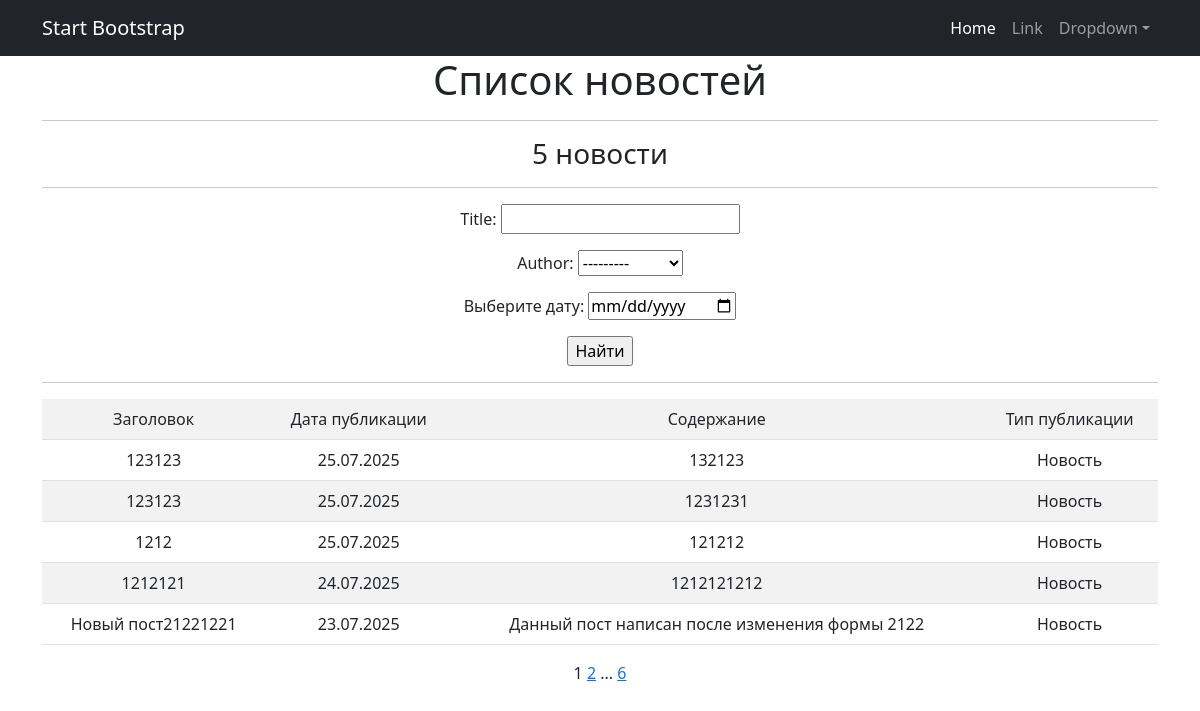
The app's page /news/search/ with its own data.
### news/models.py (models this page shows, shortened)
class Post(models.Model):
    ARTICLE = 'AR'
    NEWS = 'NW'
    POST_TYPES = [
        (ARTICLE, 'Статья'),
        (NEWS, 'Новость')
    ]
    author = models.ForeignKey(Author, on_delete=models.CASCADE)
    date_created = models.DateTimeField(auto_now_add=True)
    category = models.ManyToManyField(Category, through='PostCategory')
    title = models.CharField(max_length=255, null=False)
    content = models.TextField(max_length=1000)
    rating = models.IntegerField(default=0)
    type_post = models.CharField(choices=POST_TYPES, default=ARTICLE)

### news/views.py (the view)
# urls.py: path('search/', NewsListSearch.as_view(), name='news_list_search'),
class NewsListSearch(ListView):
    model = Post
    template_name = 'news_list_search.html'
    ordering = '-date_created'
    context_object_name = 'news'
    paginate_by = 5
    def get_queryset(self):
        queryset = super().get_queryset()
        self.filterset = NewsFilter(self.request.GET, queryset)
        return self.filterset.qs
    def get_context_data(self, *, object_list=None, **kwargs):
        context = super().get_context_data(**kwargs)
        context['filterset'] = self.filterset
        return context

### news/models.py (called while the page is built)
    def __str__(self):
        return f"{self.user.username}"

### news/templatetags/custom_filters.py (called while the page is built)
@register.filter()
def censor(value:str):
    if not isinstance(value, str):
        return str(value)
    res = []
    words = re.findall(r'(\w+|\s+|\W+)', value)
    for word in words:
        if word.strip().lower() in UNWANTED_WORDS:
            res.append('*'*len(word))
        else:
            res.append(word)
    return ''.join(res)

### news/templatetags/custom_tags.py (called while the page is built)
@register.simple_tag(takes_context=True)
def url_replace(context, **kwargs):
    d = context['request'].GET.copy()
    for k, v in kwargs.items():
        d[k] = v
    return d.urlencode()

### templates/news_list_search.html (shortened to what this page needs)
{% extends 'flatpages/default.html' %}
{% load custom_filters %}
{% load custom_tags %}
{% block content %}
    <h1>Список новостей</h1>
        <hr>
    {% if news %}
        <h3>{{ news|length }} новости</h3>
            <hr>
                <form action="" method="get">
               {{ filterset.form.as_p }}
               <input type="submit" value="Найти" />
                </form>
            <hr>
	    <table class="table table-striped">
        <tr>
            <td>Заголовок</td>
            <td>Дата публикации</td>
            <td>Содержание</td>
            <td>Тип публикации</td>
        </tr>
            {% for new in news %}
        <tr>
            <td>{{ new.title|censor }}</td>
            <td>{{ new.date_created|date:"d.m.Y" }}</td>
            <td>{{ new.content|truncatewords:20|censor }}</td>
            <td>{{ new.get_type_post_display }}</td>
        </tr>
        {% endfor %}
        </table>
    {% else %}
        <h2>Новостей нет</h2>
    {% endif %}
   {{ page_obj.number }}
   {% if page_obj.has_next %}
       <a href="?{% url_replace page=page_obj.next_page_number %}">{{ page_obj.next_page_number }}</a>
       {% if paginator.num_pages != page_obj.next_page_number %}
           ...
           <a href="?{% url_replace page=page_obj.paginator.num_pages %}">{{ page_obj.paginator.num_pages }}</a>
       {% endif %}
   {% endif %}
{% endblock content %}

### records on screen
Post: title|censor "123123", date_created "25.07.2025", content|censor "132123", type_post "Новость"
Post: title|censor "123123", date_created "25.07.2025", content|censor "1231231", type_post "Новость"
Post: title|censor "1212", date_created "25.07.2025", content|censor "121212", type_post "Новость"
Post: title|censor "1212121", date_created "24.07.2025", content|censor "1212121212", type_post "Новость"
Post: title|censor "Новый пост21221221", date_created "23.07.2025", content|censor "Данный пост написан после изменения формы 2122", type_post "Новость"

### other values on screen
{{ news|length }} "5"
{{ page_obj.number }} "1"
{{ page_obj.next_page_number }} "2"
{{ page_obj.paginator.num_pages }} "6"
